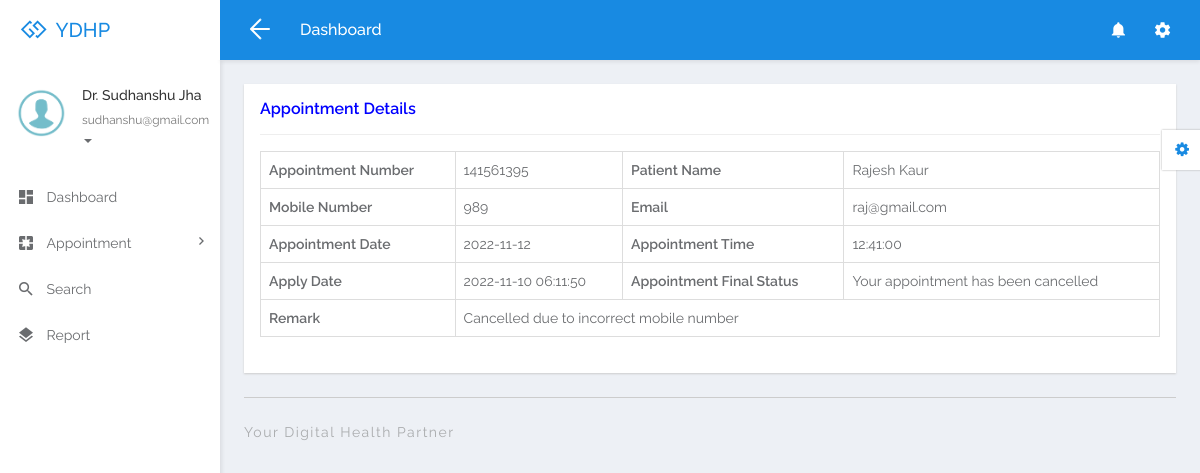
/doctor/view-appointment-detail.php?editid=1 (signed in), run on the app's committed database.
### tables this page shows
CREATE TABLE `tbldoctor` (
  `ID` int(5) NOT NULL,
  `FullName` varchar(250) DEFAULT NULL,
  `MobileNumber` bigint(10) DEFAULT NULL,
  `Email` varchar(250) DEFAULT NULL,
  `Specialization` varchar(250) DEFAULT NULL,
  `Password` varchar(259) DEFAULT NULL,
  `CreationDate` timestamp NULL DEFAULT current_timestamp()
);

CREATE TABLE `tblappointment` (
  `ID` int(10) NOT NULL,
  `AppointmentNumber` int(10) DEFAULT NULL,
  `Name` varchar(250) DEFAULT NULL,
  `MobileNumber` bigint(20) DEFAULT NULL,
  `Email` varchar(250) DEFAULT NULL,
  `AppointmentDate` date DEFAULT NULL,
  `AppointmentTime` time DEFAULT NULL,
  `Specialization` varchar(250) DEFAULT NULL,
  `Doctor` int(10) DEFAULT NULL,
  `Message` mediumtext DEFAULT NULL,
  `ApplyDate` timestamp NULL DEFAULT current_timestamp(),
  `Remark` varchar(250) DEFAULT NULL,
  `Status` varchar(250) DEFAULT NULL,
  `UpdationDate` timestamp NULL DEFAULT NULL ON UPDATE current_timestamp()
);

### doctor/view-appointment-detail.php (the view, shortened to what this page needs)
<?php
include('includes/dbconnection.php');
if (strlen($_SESSION['damsid']==0)) {
  header('location:logout.php');
  } else{
  ?>
<!DOCTYPE html>
<html lang="en">
<head>
	<link rel="stylesheet" href="libs/bower/font-awesome/css/font-awesome.min.css">
	<link rel="stylesheet" href="libs/bower/material-design-iconic-font/dist/css/material-design-iconic-font.css">
	<link rel="stylesheet" href="libs/bower/animate.css/animate.min.css">
	<link rel="stylesheet" href="libs/bower/fullcalendar/dist/fullcalendar.min.css">
	<link rel="stylesheet" href="libs/bower/perfect-scrollbar/css/perfect-scrollbar.css">
	<link rel="stylesheet" href="assets/css/bootstrap.css">
	<link rel="stylesheet" href="assets/css/core.css">
	<link rel="stylesheet" href="assets/css/app.css">
</head>
<body class="menubar-left menubar-unfold menubar-light theme-primary">
<?php include_once('includes/header.php');?>
<?php include_once('includes/sidebar.php');?>
<main id="app-main" class="app-main">
  <div class="wrap">
	<section class="app-content">
		<div class="row">
			<div class="col-md-12">
				<div class="widget">
					<header class="widget-header">
						<h4 class="widget-title" style="color: blue">Appointment Details</h4>
					</header>
					<hr class="widget-separator">
					<div class="widget-body">
						<div class="table-responsive">
							<?php
                  $eid=$_GET['editid'];
$sql="SELECT * from tblappointment  where ID=:eid";
$query = $dbh -> prepare($sql);
$query-> bindParam(':eid', $eid, PDO::PARAM_STR);
$query->execute();
$results=$query->fetchAll(PDO::FETCH_OBJ);
$cnt=1;
if($query->rowCount() > 0)
{
foreach($results as $row)
{               ?>
							<table border="1" class="table table-bordered mg-b-0">
                                            <tr>
    <th>Appointment Number</th>
    <td><?php  echo $aptno=($row->AppointmentNumber);?></td>
    <th>Patient Name</th>
    <td><?php  echo $row->Name;?></td>
  </tr>
  <tr>
    <th>Mobile Number</th>
    <td><?php  echo $row->MobileNumber;?></td>
    <th>Email</th>
    <td><?php  echo $row->Email;?></td>
  </tr>
   <tr>
    <th>Appointment Date</th>
    <td><?php  echo $row->AppointmentDate;?></td>
    <th>Appointment Time</th>
    <td><?php  echo $row->AppointmentTime;?></td>
  </tr>
  <tr>
    <th>Apply Date</th>
    <td><?php  echo $row->ApplyDate;?></td>
     <th>Appointment Final Status</th>
    <td colspan="4"> <?php  $status=$row->Status;
if($row->Status=="Cancelled")
{
  echo "Your appointment has been cancelled";
}
     ;?></td>
  </tr>
   <tr>
<th >Remark</th>
 <?php if($row->Remark==""){ ?>
                     <td colspan="3"><?php echo "Not Updated Yet"; ?></td>
<?php } else { ?>                  <td colspan="3"> <?php  echo htmlentities($row->Remark);?>
                  </td>
                  <?php } ?>
  </tr>
<?php $cnt=$cnt+1;}} ?>
</table>
<br>
					</div>
				</div>
			</div>
		</div>
	</section>
</div>
  <?php include_once('includes/footer.php');?>
</main>
<?php include_once('includes/customizer.php');?>
</body>
</html>
<?php }  ?>

### doctor/includes/sidebar.php (shortened to what this page needs)
<aside id="menubar" class="menubar light">
  <div class="app-user">
    <div class="media">
      <div class="media-left">
        <div class="avatar avatar-md avatar-circle">
          <a href="javascript:void(0)"><img class="img-responsive" src="assets/images/images.png" alt="avatar"/></a>
        </div>
      </div>
      <div class="media-body">
        <div class="foldable">
          <?php
$eid=$_SESSION['damsid'];
$sql="SELECT FullName,Email from  tbldoctor where ID=:eid";
$query = $dbh -> prepare($sql);
$query->bindParam(':eid',$eid,PDO::PARAM_STR);
$query->execute();
$results=$query->fetchAll(PDO::FETCH_OBJ);
foreach($results as $row)
{
$email=$row->Email;
$fname=$row->FullName;
}   ?>
          <h5><a href="javascript:void(0)" class="username"><?php  echo $fname ;?></a></h5>
          <ul>
            <li class="dropdown">
              <a href="javascript:void(0)" class="dropdown-toggle usertitle" data-toggle="dropdown" aria-haspopup="true" aria-expanded="false">
                <small><?php  echo $email;?></small>
                <span class="caret"></span>
              </a>
            </li>
          </ul>
        </div>
      </div>
    </div>
  </div>
  <div class="menubar-scroll">
    <div class="menubar-scroll-inner">
      <ul class="app-menu">
        <li class="has-submenu">
          <a href="dashboard.php">
            <i class="menu-icon zmdi zmdi-view-dashboard zmdi-hc-lg"></i>
            <span class="menu-text">Dashboard</span>
          </a>
        </li>
       <li class="has-submenu">
          <a href="javascript:void(0)" class="submenu-toggle">
            <i class="menu-icon zmdi zmdi-pages zmdi-hc-lg"></i>
            <span class="menu-text">Appointment</span>
            <i class="menu-caret zmdi zmdi-hc-sm zmdi-chevron-right"></i>
          </a>
        </li>
        <li>
          <a href="search.php">
            <i class="menu-icon zmdi zmdi-search zmdi-hc-lg"></i>
            <span class="menu-text">Search</span>
          </a>
        </li>
        <li>
          <a href="appointment-bwdates.php">
            <i class="menu-icon zmdi zmdi-layers zmdi-hc-lg"></i>
            <span class="menu-text">Report</span>
          </a>
        </li>
      </ul>
    </div>
  </div>
</aside>

### data on the page
tbldoctor: FullName "Dr. Sudhanshu Jha", Email "sudhanshu@gmail.com"
tblappointment: AppointmentNumber "141561395", Name "Rajesh Kaur", MobileNumber "989", Email "raj@gmail.com", AppointmentDate "2022-11-12", AppointmentTime "12:41:00", ApplyDate "2022-11-10 06:11:50", Status "Your appointment has been cancelled", Remark "Cancelled due to incorrect mobile number"
